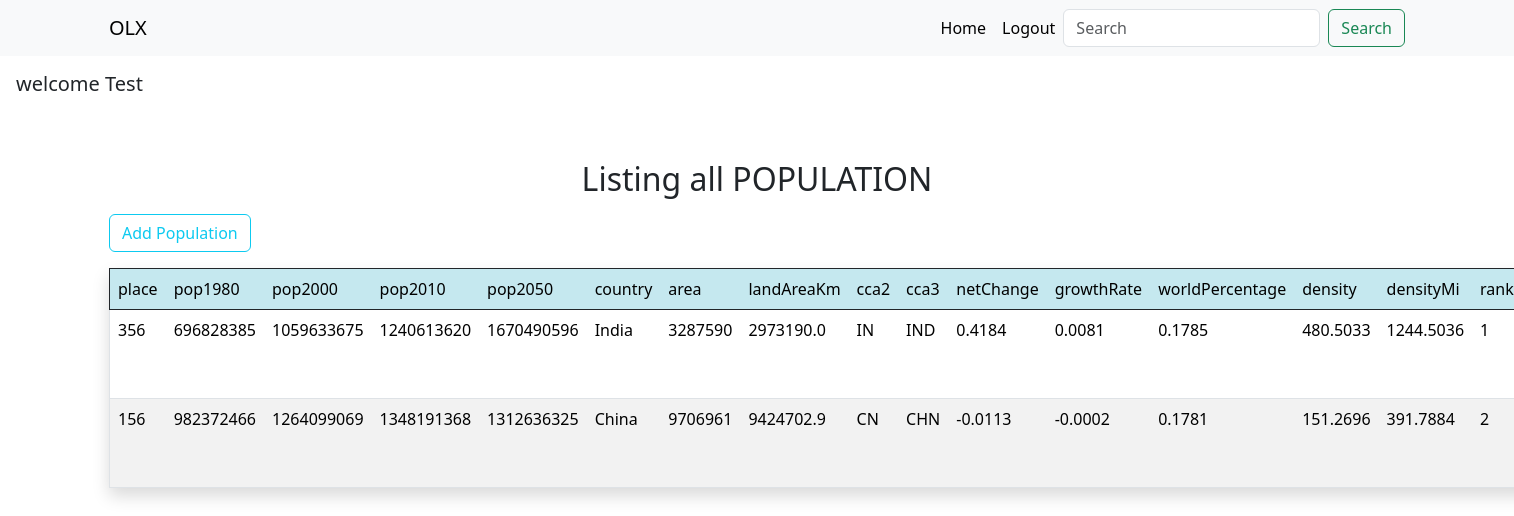
Page /index/ (signed in) on the committed database.
### population/models.py (models this page shows, shortened)
class Worldpopulation(models.Model):
    place=models.PositiveIntegerField()
    pop1980=models.PositiveIntegerField()
    pop2000=models.PositiveIntegerField()
    pop2010=models.PositiveIntegerField()
    pop2022=models.PositiveIntegerField()
    pop2023=models.PositiveIntegerField()
    pop2030=models.PositiveIntegerField()
    pop2050=models.PositiveIntegerField()
    country=models.CharField(max_length=200,unique=True)
    area=models.PositiveIntegerField()
    landAreaKm=models.FloatField()
    cca2=models.CharField(max_length=200)
    cca3=models.CharField(max_length=200)
    netChange=models.FloatField()
    growthRate=models.FloatField()
    worldPercentage=models.FloatField()
    density=models.FloatField()
    densityMi=models.FloatField()
    rank=models.PositiveIntegerField()

### population/views.py (the view)
# urls.py: path("index/",views.IndexView.as_view(),name="index"),
class IndexView(ListView):
   template_name="index.html"
   context_object_name="population"
   model=Worldpopulation
   def get_queryset(self):
        qs=Worldpopulation.objects.all()
        return qs

### population/templates/index.html (shortened to what this page needs)
    <!DOCTYPE html>
    <html lang="en">
    <head>
        <link href="https://cdn.jsdelivr.net/npm/bootstrap@5.3.2/dist/css/bootstrap.min.css" rel="stylesheet">
    </head>
    <body>
        <nav class="navbar navbar-expand-lg bg-body-tertiary ">
            <div class="container">
              <a class="navbar-brand" href="#">OLX</a>
              <div class="collapse navbar-collapse" id="navbarSupportedContent">
                <ul class="navbar-nav ms-auto mb-2 mb-lg-0">
                  <li class="nav-item">
                    <a class="nav-link active" aria-current="page" href="">Home</a>
                  </li>
                  <li class="nav-item">
                    <a class="nav-link active" href="{%url 'signin'%}">Logout</a>
                  </li>
                </ul>
                <form class="d-flex" role="search" method="get" action="{% url 'search' %}" >
                  <input class="form-control me-2" type="search" placeholder="Search"  name="search" aria-label="Search">
                  <button class="btn btn-outline-success" type="submit">Search</button>
                </form>
          </nav>
    <h5 class="p-3"> welcome {{request.user}}</h5>
    <div class="container">
        <div class="row mt-5 ">
            <h2 class="text-center mb-3">Listing all POPULATION</h2>
            <div class="col ms-auto ">
                <table class="table table-striped table-hover  border  border shadow  justify-content-end">
                    <tr class="table table-info border border-dark ">
                        <td >place</td>
                        <td>pop1980</td>
                        <td>pop2000</td>
                        <td>pop2010</td>
                        <td>pop2050</td>
                        <td>country</td>
                        <td>area</td>
                        <td>landAreaKm</td>
                        <td>cca2</td>
                        <td>cca3</td>
                        <td>netChange</td>
                        <td>growthRate</td>
                        <td>worldPercentage</td>
                        <td>density</td>
                        <td>densityMi</td>
                        <td>rank</td>
                    </tr>
                    {%for p in population%}
                    <tr>
                        <td>{{p.place}}</td>
                        <td>{{p.pop1980}}</td>
                        <td>{{p.pop2000}}</td>
                        <td>{{p.pop2010}}</td>
                        <td>{{p.pop2050}}</td>
                        <td>{{p.country}}</td>
                        <td>{{p.area}}</td>
                        <td>{{p.landAreaKm}}</td>
                        <td>{{p.cca2}}</td>
                        <td>{{p.cca3}}</td>
                        <td>{{p.netChange}}</td>
                        <td>{{p.growthRate}}</td>
                        <td>{{p.worldPercentage}}</td>
                        <td>{{p.density}}</td>
                        <td>{{p.densityMi}}</td>
                        <td>{{p.rank}}</td>
                    </tr>
                    {% endfor %}
                    <a href="{% url 'population' %}"class="btn btn-outline-info mb-3 ">Add Population</a>
                </table>
            </div>
        </div>
    </div>
    </body>
    </html>

### rows in the picture
Worldpopulation: place "356", pop1980 "696828385", pop2000 "1059633675", pop2010 "1240613620", pop2050 "1670490596", country "India", area "3287590", landAreaKm "2973190.0", cca2 "IN", cca3 "IND", netChange "0.4184", growthRate "0.0081", worldPercentage "0.1785", density "480.5033", densityMi "1244.5036", rank "1"
Worldpopulation: place "156", pop1980 "982372466", pop2000 "1264099069", pop2010 "1348191368", pop2050 "1312636325", country "China", area "9706961", landAreaKm "9424702.9", cca2 "CN", cca3 "CHN", netChange "-0.0113", growthRate "-0.0002", worldPercentage "0.1781", density "151.2696", densityMi "391.7884", rank "2"

### other values in the picture
{{ request.user }} "Test"
